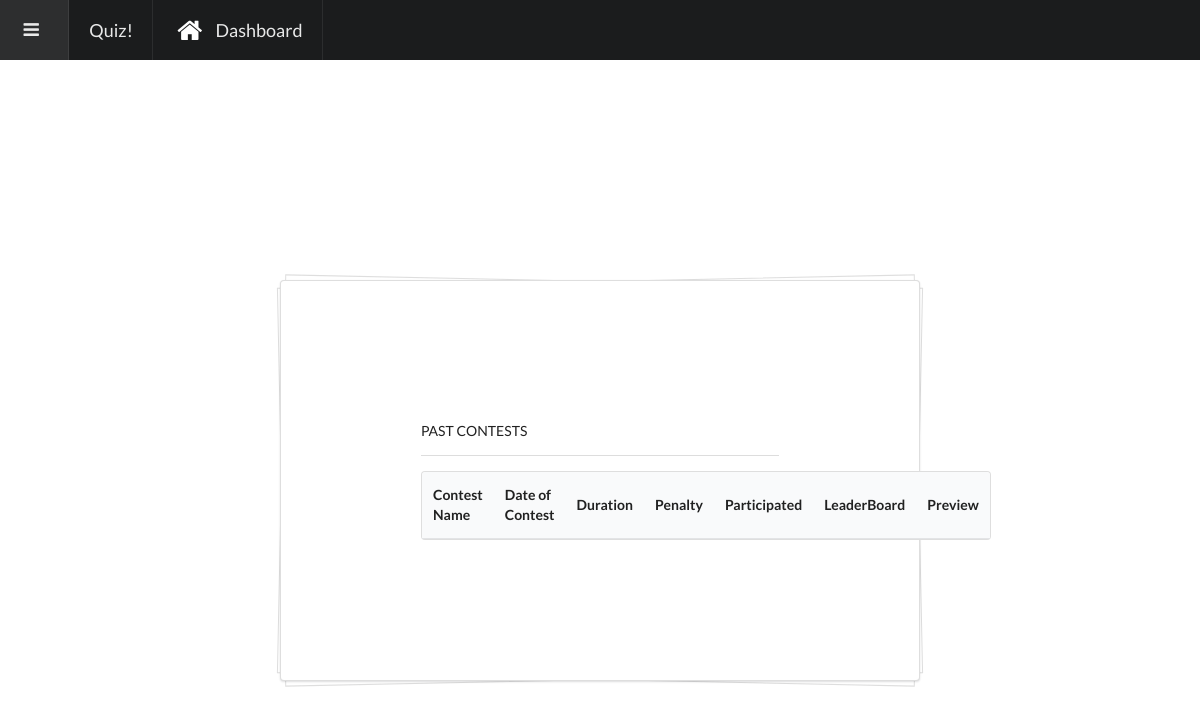
The app's page /quiz/past, older data.
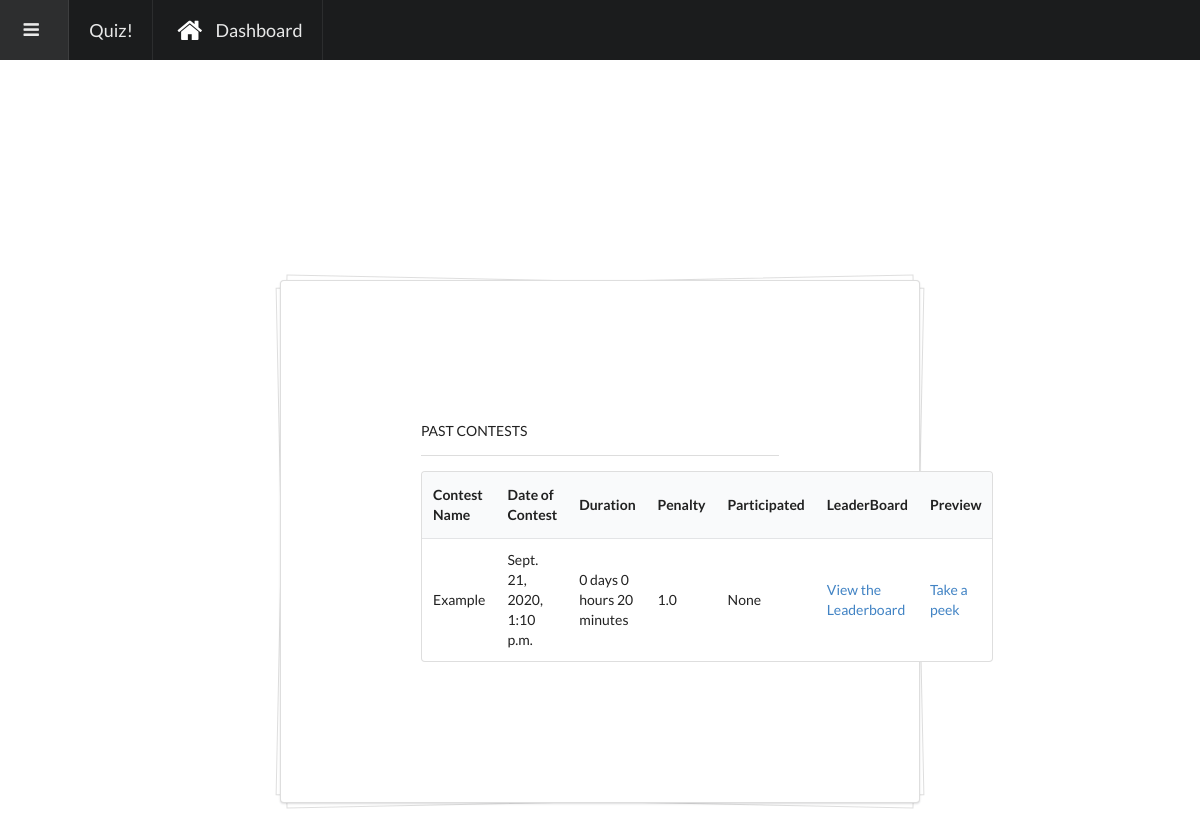
The same page, newer data.
### quiz/models.py (models this page shows, shortened)
class Contests(models.Model):
    contest_admin = models.ForeignKey(User, on_delete=models.CASCADE, null=True)
    contest_name = models.CharField(max_length=100)
    description = models.CharField(max_length=500)
    rules = models.CharField(max_length=1000)
    question_count = models.IntegerField(default=0)
    c_type = models.IntegerField(default=2)
    penalty = models.FloatField(default=0)
    end_time = models.DateTimeField(null=True)
    start_time = models.DateTimeField(null=True)
    d_day = models.CharField(max_length=2, null=True)
    d_hour = models.CharField(max_length=2, null=True)
    d_minute = models.CharField(max_length=2, null=True)
    total_score = models.FloatField(default=0)
    contestants = models.IntegerField(null=True)
    prizes = models.CharField(max_length=1000, null=True)

### quiz/views.py (the view)
# urls.py: path('past',views.past,name="past"),
def past (request):
    past_contest=Contests.objects.filter(end_time__lt=timezone.localtime())
    try:
        profile=Profile.objects.get(user=request.user)
    except:
        return render(request,'quiz/past.html',{'past_contest':past_contest})
    return render(request,'quiz/past.html',{'past_contest':past_contest,'profile':profile})

### templates/quiz/past.html (shortened to what this page needs)
<!DOCTYPE html>
<html>
  <head>
    {% load static %}
		<link rel="stylesheet" type="text/css" href="{% static 'crypto/semantic-ui/components/reset.css' %}">
		<link rel="stylesheet" type="text/css" href="{% static 'crypto/semantic-ui/components/icon.css' %}">
		<link rel="stylesheet" type="text/css" href="{% static 'crypto/css/semantic.min.css' %}">
		<link rel="stylesheet" href="https://cdnjs.cloudflare.com/ajax/libs/animate.css/3.5.2/animate.min.css" />		<script src="https://cdnjs.cloudflare.com/ajax/libs/wow/1.1.2/wow.min.js"></script>
		<link  href="http://cdnjs.cloudflare.com/ajax/libs/fotorama/4.6.4/fotorama.css" rel="stylesheet">
  </head>
  <body>
		<div>
			{% include 'crypto/navbar.html' %}
      <div class="ui">
          <div class="ui piled segment " style="margin:20em;padding:10em">
            <span class="ui"> PAST CONTESTS </span>
            <div class="ui divider">
            </div>
            <table class="ui striped table">
              <thead>
                <tr>
                  <th>Contest Name</th>
                  <th>Date of Contest</th>
                  <th>Duration</th>
                  <th>Penalty</th>
                  <th>Participated</th>
                  <th>LeaderBoard</th>
                  <th>Preview</th>
                </tr>
              </thead>
              <tbody>
                {% for past in past_contest %}
                  <tr>
                    <td>{{past.contest_name}}</td>
                    <td>{{past.start_time}}</td>
                    <td><span>{% if past.d_day != 0 %}{{ past.d_day }} days{% endif %} {% if past.d_hour != 0 %}{{past.d_hour}} hours{% endif %} {% if past.d_minute != 0 %}{{past.d_minute}} minutes{% endif %}</td>
                    <td>{{past.penalty}}</td>
                    <td>{{past.contestants}}</td>
                    <td><a href="/quiz/past/{{past.pk}}/leaderboard">View the Leaderboard</a></td>
                    <td><a href="/quiz/past/{{past.pk}}/">Take a peek</a></td>
                  </tr>
                {% endfor %}
              </tbody>
            </table>
          </div>
      </div>
    </div>
  </body>
</html>

Row changes from the older to the newer data that the page shows:
added Contests: contest_name "Example", start_time "Sept. 21, 2020, 1:10 p.m.", d_day "0", d_hour "0", d_minute "20", penalty "1.0", contestants "None"
